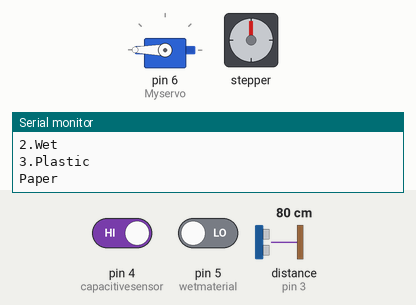
A sketch run on a simulated Arduino Uno, built with avr-gcc and run on an emulated ATmega328P. Parts: servo, stepper motor, the last lines printed to the serial monitor. Wiring (inferred from the names in the program): ultrasonic range finder: trigger pin 2; echo pin 3. Inputs (shaded band) come from the test bench; at power-on: distance to the obstacle (sensor on pin 3) 80 cm, pin 5 (wetmaterial) LOW, pin 4 (capacitivesensor) HIGH. The echo pulse lasts 58.3 µs per cm; stepper angles assume 2048 steps per turn.

Above: at 4.8 s.
4.9 s: distance to the obstacle (sensor on pin 3) set to 17 cm
13.2 s: distance to the obstacle (sensor on pin 3) set to 13 cm
At 22.3 s:
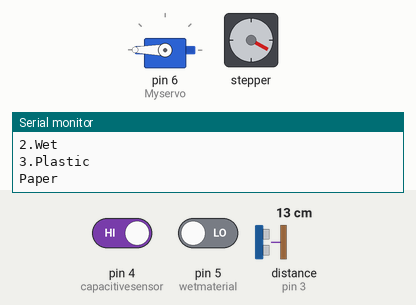
22.5 s: pin 5 (wetmaterial) driven HIGH
At 23.7 s:
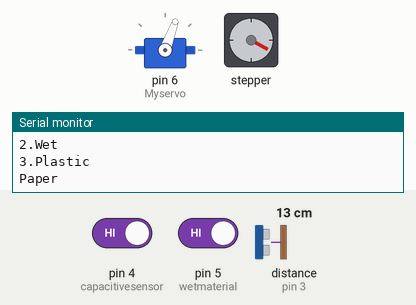
30.4 s: pin 4 (capacitivesensor) driven LOW
At 31.6 s:
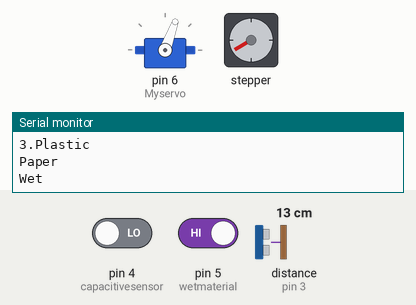
38.7 s: distance to the obstacle (sensor on pin 3) set to 18 cm
42.2 s: distance to the obstacle (sensor on pin 3) set to 2 cm
At 50.1 s:
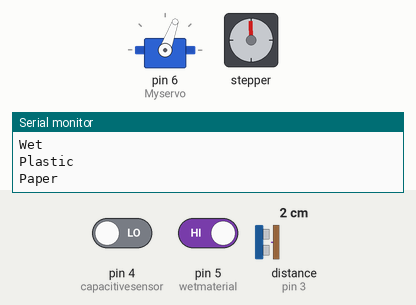
Timing chart, 0 to 52.5 s (numbered marks = the images above; inputs shaded):
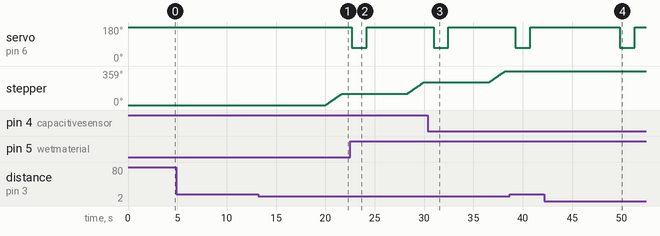

The sketch:

sketch_jul11a.ino
```cpp
   /*
  ULN2003-4Phase-Stepper-Motor-Driver
  modified on 06 Dec 2020
  by Amir Mohammad Shojaee @ Electropeak
  https://electropeak.com/learn/

  based on Arduino library
*/

#include <Stepper.h>
#include <Servo.h>
Servo Myservo;
int capacitivesensor = 4;
int wetmaterial = 5;
const int trigPin = 2;
const int echoPin = 3;
const int stepsPerRevolution = 2048;
const int rpm = 12;
Stepper stepper1 = Stepper(stepsPerRevolution, 8, 10, 9, 11);
String currentbin;
float duration, distance;

void setup() {

  pinMode(capacitivesensor, INPUT);
  pinMode(wetmaterial, INPUT);
  pinMode(trigPin, OUTPUT);
  pinMode(echoPin, INPUT);
   Myservo.attach(6);
   Myservo.write(180);
  stepper1.setSpeed(rpm);
  Serial.begin(9600);
  currentbin="Paper";
  Serial.println("Input trash: ");
  Serial.println("1.Paper");
  Serial.println("2.Wet");
  Serial.println("3.Plastic");
  Serial.println(currentbin);
}

void loop() {
 if((digitalRead(capacitivesensor) == LOW)&&(digitalRead(wetmaterial) == HIGH)){

  digitalWrite(trigPin, LOW);
  delayMicroseconds(2);
  digitalWrite(trigPin, HIGH);
  delayMicroseconds(10);
  digitalWrite(trigPin, LOW);
  duration = pulseIn(echoPin, HIGH);
  distance = (duration*.0343)/2;
  delay(4000);
 if(distance < 16){
  Paper();
 }

 }


 if(digitalRead(wetmaterial) == LOW){
  digitalWrite(trigPin, LOW);
  delayMicroseconds(2);
  digitalWrite(trigPin, HIGH);
  delayMicroseconds(10);
  digitalWrite(trigPin, LOW);
  duration = pulseIn(echoPin, HIGH);
  distance = (duration*.0343)/2;
  delay(4000);
 if(distance < 16) {
  wet();}


 }
 if((digitalRead(capacitivesensor) == HIGH)&&(digitalRead(wetmaterial) == HIGH)){

  digitalWrite(trigPin, LOW);
  delayMicroseconds(2);
  digitalWrite(trigPin, HIGH);
  delayMicroseconds(10);
  digitalWrite(trigPin, LOW);
  duration = pulseIn(echoPin, HIGH);
  distance = (duration*.0343)/2;
 delay(4000);
if(distance < 16) {
 plastic();}


 }
}

void Paper(){
  if(currentbin=="Plastic"){
  stepper1.step(stepsPerRevolution/3);
  delay(1000);
  Myservo.write(70);
      delay(1500);
     Myservo.write(180);
      currentbin = "Paper";
  Serial.println(currentbin);
  delay(100);
  }
  else if(currentbin=="Wet"){
    stepper1.step(-stepsPerRevolution/3);
  delay(1000);
    Myservo.write(70);
      delay(1500);
     Myservo.write(180);
       currentbin = "Paper";
    Serial.println(currentbin);
  delay(100);
    }
    else if(currentbin=="Paper"){
      //servo drop open directly
      delay(1000);
      Myservo.write(70);
      delay(1500);
     Myservo.write(180);
      currentbin = "Paper";
      Serial.println(currentbin);
    }
}
void wet(){
   if(currentbin=="Paper"){
  stepper1.step(stepsPerRevolution/3);
   delay(1000);
    Myservo.write(70);
      delay(1500);
     Myservo.write(180);
  currentbin = "Wet";
  Serial.println(currentbin);
  delay(100);
  }
  else if(currentbin=="Plastic"){
    stepper1.step(-stepsPerRevolution/3);
     delay(1000);
    Myservo.write(70);
      delay(1500);
     Myservo.write(180);
    currentbin = "Wet";
    Serial.println(currentbin);
  delay(100);
    }
      else if(currentbin=="Wet"){
      //servo drop open directly
       delay(1000);
    Myservo.write(70);
      delay(1500);
     Myservo.write(180);
      currentbin = "Wet";
      Serial.println(currentbin);
    }
}
void plastic(){
  if(currentbin=="Wet"){
  stepper1.step(stepsPerRevolution/3);
   delay(1000);
    Myservo.write(70);
      delay(1500);
     Myservo.write(180);
  currentbin = "Plastic";
  Serial.println(currentbin);
  delay(100);
  }
  else if(currentbin=="Paper"){
    stepper1.step(-stepsPerRevolution/3);
     delay(1000);
    Myservo.write(70);
      delay(1500);
     Myservo.write(180);
    currentbin = "Plastic";
    Serial.println(currentbin);
  delay(100);
    }
      else if(currentbin=="Plastic"){
      //servo drop open directly
       delay(1000);
    Myservo.write(70);
      delay(1500);
     Myservo.write(180);
      currentbin = "Plastic";
      Serial.println(currentbin);
    }
}
//IF ELSE USES FOR DETECTION
// in detection flow, first the material detection, second Presence of material detection (to lessen the error when placing the material in <16 range), lastly rotation and drop of material
//start of detection during the <16 ultrasonic range
//use "-" for stepper reverse direction.
```

Measured:
- the behaviour switches between 16 and 15 cm on distance to the obstacle (sensor on pin 3) (found by bisection; images 0 and 1)
- after the input at 4.9 s, every drawn part: stays the same
- after the input at 13.2 s, stepper: turns 119° clockwise in 1.7 s, starting after 6.8 s
- after the input at 22.5 s, servo on pin 6 (Myservo): goes on until 24.2 s, then stays 180°; stepper: turns 120° clockwise in 1.7 s, starting after 5.8 s
- after the input at 30.4 s, servo on pin 6 (Myservo): goes on until 32.5 s, then stays 180°; stepper: turns 120° clockwise in 1.7 s, starting after 6.2 s
- after the input at 42.2 s, servo on pin 6 (Myservo): 180° → 70° after 7.7 s, → 180° 1.5 s later
